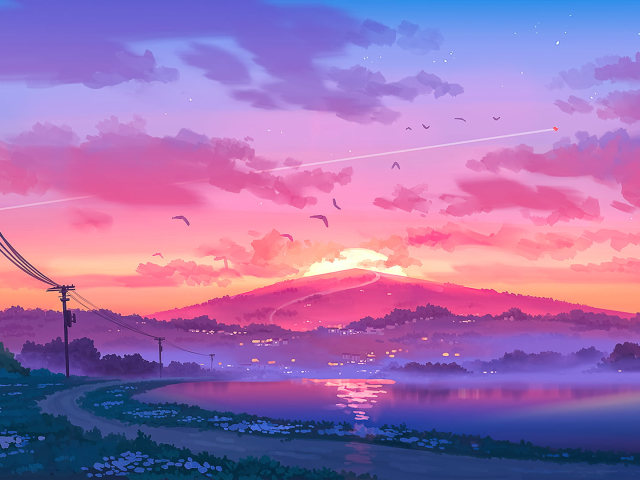
%> input picture matlab/scenary.jpg, 640 x 480 px
$ octave --eval "result = jpg_to_hex_file('scenary.jpg');"   (GNU Octave 9; MATLAB toolbox functions it lacks are replaced by stand-ins)
%> lines starting %> are read from the running program, lines starting %| are printed output that depends on the picture
% Generate 3D image of random pixels
% IMAGE_FILE = any file that is format .jpg
% OUTPUT 3 txt files, that are row ordered,
function success = jpg_to_hex_file(IMAGE_FILE)
%> called with IMAGE_FILE = 'scenary.jpg'
    rgbImage = imread(IMAGE_FILE);
%> rgbImage is the input picture: size 480x640x3 uint8; mean R, G, B 160, 114, 175.6
    % Extract color channels.
    redChannel = rgbImage(:,:,1); % Red channel
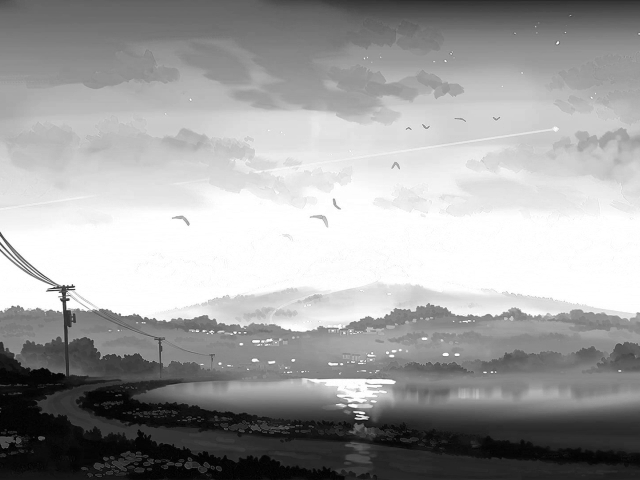
%> redChannel: size 480x640 uint8; min 0, max 255, mean 160
    greenChannel = rgbImage(:,:,2); % Green channel
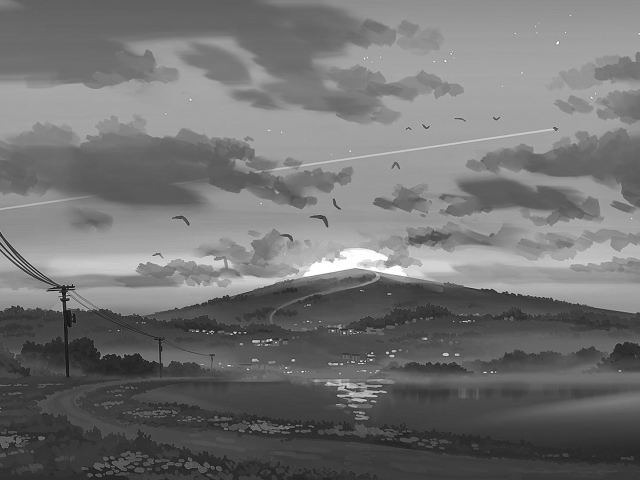
%> greenChannel: size 480x640 uint8; min 15, max 255, mean 114
    blueChannel = rgbImage(:,:,3); % Blue channel
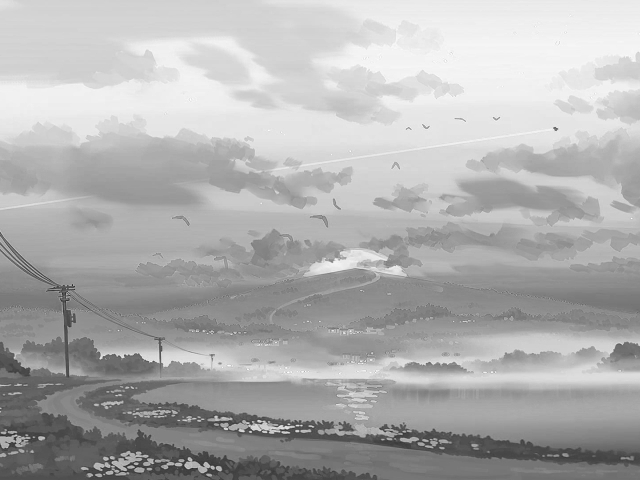
%> blueChannel: size 480x640 uint8; min 40, max 255, mean 175.6

    fileID1 = fopen('image_r_channel.txt', 'w');
    fileID2 = fopen('image_g_channel.txt', 'w');
    fileID3 = fopen('image_b_channel.txt', 'w');

    fprintf(fileID1, '%02x\n', transpose(redChannel));
    fprintf(fileID2, '%02x\n', transpose(greenChannel));
    fprintf(fileID3, '%02x\n', transpose(blueChannel));
    success = 1;

end
